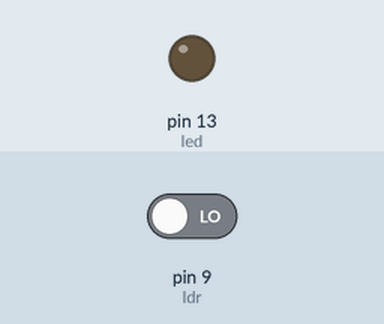
Recording of a sketch running on a simulated Arduino Uno, built with avr-gcc and run on an emulated ATmega328P. Parts: output pins drawn as LEDs (lit = HIGH). The test bench sets the inputs (shaded band); at power-on: pin 9 (ldr) LOW.

Above: at 1.2 s.
1.3 s: pin 9 (ldr) driven HIGH
At 2.5 s:
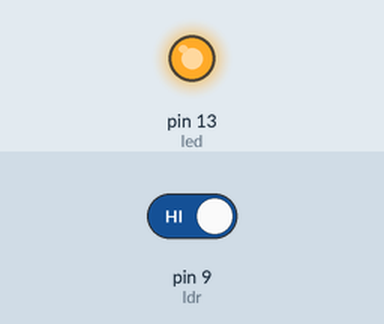
2.8 s: pin 9 (ldr) driven LOW
At 3.7 s:
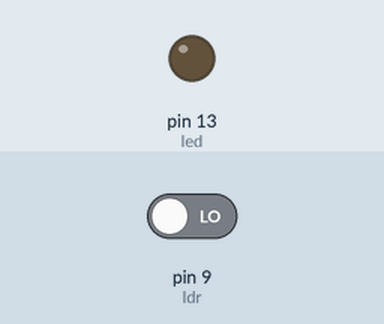
Timing chart, 0 to 5.8 s (numbered marks = the images above; inputs shaded):
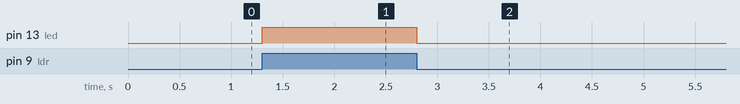

Measured:
- after the input at 1.3 s, pin 13 (led): LOW → HIGH at once
- after the input at 2.8 s, pin 13 (led): HIGH → LOW at once

The sketch:

light_system.ino
```cpp
int ldr = 9;
int led = 13;

void setup() {
  pinMode(led, OUTPUT);
  pinMode(ldr, INPUT);
}

void loop() {
  if (digitalRead(ldr)==1)
    digitalWrite(led, HIGH);
  else
    digitalWrite(led, LOW);
}
```
